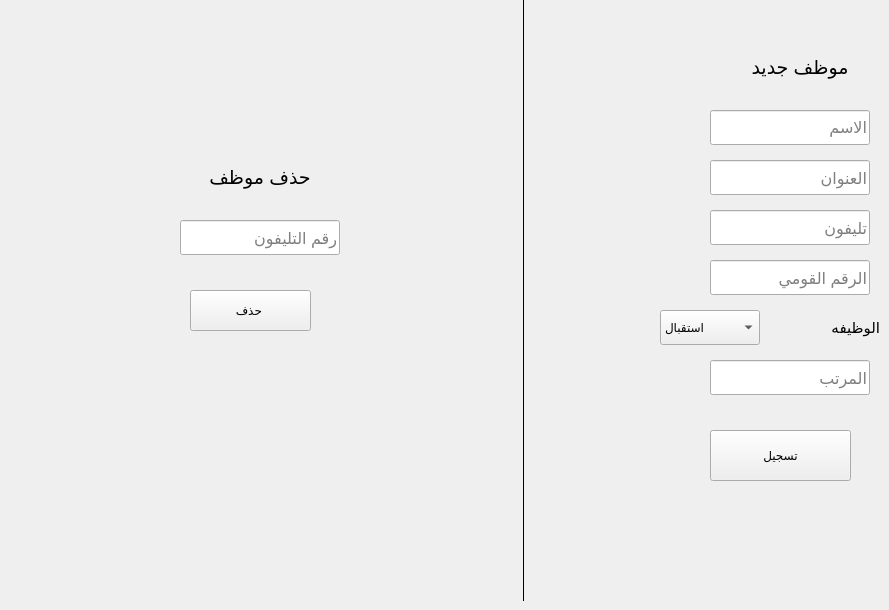
       <widget class="QWidget" name="tab_11">
        <attribute name="title">
         <string>موظف جديد</string>
        </attribute>
        <widget class="QLineEdit" name="lineEdit_41">
         <property name="geometry">
          <rect>
           <x>710</x>
           <y>110</y>
           <width>160</width>
           <height>35</height>
          </rect>
         </property>
         <property name="font">
          <font>
           <pointsize>12</pointsize>
          </font>
         </property>
         <property name="placeholderText">
          <string>الاسم</string>
         </property>
        </widget>
        <widget class="QLineEdit" name="lineEdit_40">
         <property name="geometry">
          <rect>
           <x>710</x>
           <y>210</y>
           <width>160</width>
           <height>35</height>
          </rect>
         </property>
         <property name="font">
          <font>
           <pointsize>12</pointsize>
          </font>
         </property>
         <property name="placeholderText">
          <string>تليفون</string>
         </property>
        </widget>
        <widget class="QLineEdit" name="lineEdit_39">
         <property name="geometry">
          <rect>
           <x>710</x>
           <y>160</y>
           <width>160</width>
           <height>35</height>
          </rect>
         </property>
         <property name="font">
          <font>
           <pointsize>12</pointsize>
          </font>
         </property>
         <property name="placeholderText">
          <string>العنوان</string>
         </property>
        </widget>
        <widget class="QLineEdit" name="lineEdit_43">
         <property name="geometry">
          <rect>
           <x>710</x>
           <y>260</y>
           <width>160</width>
           <height>35</height>
          </rect>
         </property>
         <property name="font">
          <font>
           <pointsize>12</pointsize>
          </font>
         </property>
         <property name="placeholderText">
          <string>الرقم القومي</string>
         </property>
        </widget>
        <widget class="QComboBox" name="comboBox">
         <property name="geometry">
          <rect>
           <x>660</x>
           <y>310</y>
           <width>100</width>
           <height>35</height>
          </rect>
         </property>
         <item>
          <property name="text">
           <string>استقبال</string>
          </property>
         </item>
         <item>
          <property name="text">
           <string>مدرس</string>
          </property>
         </item>
         <item>
          <property name="text">
           <string>عامل</string>
          </property>
         </item>
        </widget>
        <widget class="QLabel" name="label_18">
         <property name="geometry">
          <rect>
           <x>780</x>
           <y>310</y>
           <width>100</width>
           <height>35</height>
          </rect>
         </property>
         <property name="font">
          <font>
           <pointsize>11</pointsize>
          </font>
         </property>
         <property name="text">
          <string>الوظيفه</string>
         </property>
        </widget>
        <widget class="QLineEdit" name="lineEdit_44">
         <property name="geometry">
          <rect>
           <x>710</x>
           <y>360</y>
           <width>160</width>
           <height>35</height>
          </rect>
         </property>
         <property name="font">
          <font>
           <pointsize>12</pointsize>
          </font>
         </property>
         <property name="placeholderText">
          <string>المرتب</string>
         </property>
        </widget>
        <widget class="QPushButton" name="pushButton_15">
         <property name="geometry">
          <rect>
           <x>710</x>
           <y>430</y>
           <width>141</width>
           <height>51</height>
          </rect>
         </property>
         <property name="text">
          <string>تسجيل</string>
         </property>
        </widget>
        <widget class="QLabel" name="label_60">
         <property name="geometry">
          <rect>
           <x>180</x>
           <y>160</y>
           <width>160</width>
           <height>35</height>
          </rect>
         </property>
         <property name="font">
          <font>
           <pointsize>14</pointsize>
          </font>
         </property>
         <property name="text">
          <string>حذف موظف</string>
         </property>
         <property name="alignment">
          <set>Qt::AlignCenter</set>
         </property>
        </widget>
        <widget class="QLineEdit" name="lineEdit_84">
         <property name="geometry">
          <rect>
           <x>180</x>
           <y>220</y>
           <width>160</width>
           <height>35</height>
          </rect>
         </property>
         <property name="font">
          <font>
           <pointsize>12</pointsize>
          </font>
         </property>
         <property name="text">
          <string/>
         </property>
         <property name="placeholderText">
          <string>رقم التليفون</string>
         </property>
        </widget>
        <widget class="QPushButton" name="pushButton_29">
         <property name="geometry">
          <rect>
           <x>190</x>
           <y>290</y>
           <width>121</width>
           <height>41</height>
          </rect>
         </property>
         <property name="styleSheet">
          <string notr="true">border-width:1.5px;
border-color: rgb(255, 85, 0);</string>
         </property>
         <property name="text">
          <string>حذف </string>
         </property>
        </widget>
        <widget class="QLabel" name="label_61">
         <property name="geometry">
          <rect>
           <x>720</x>
           <y>50</y>
           <width>160</width>
           <height>35</height>
          </rect>
         </property>
         <property name="font">
          <font>
           <pointsize>14</pointsize>
          </font>
         </property>
         <property name="text">
          <string>موظف جديد</string>
         </property>
         <property name="alignment">
          <set>Qt::AlignCenter</set>
         </property>
        </widget>
        <widget class="Line" name="line_2">
         <property name="geometry">
          <rect>
           <x>490</x>
           <y>0</y>
           <width>66</width>
           <height>601</height>
          </rect>
         </property>
         <property name="font">
          <font>
           <pointsize>14</pointsize>
           <weight>50</weight>
           <bold>false</bold>
          </font>
         </property>
         <property name="styleSheet">
          <string notr="true"/>
         </property>
         <property name="frameShadow">
          <enum>QFrame::Plain</enum>
         </property>
         <property name="lineWidth">
          <number>0</number>
         </property>
         <property name="midLineWidth">
          <number>1</number>
         </property>
         <property name="orientation">
          <enum>Qt::Vertical</enum>
         </property>
        </widget>
       </widget>
